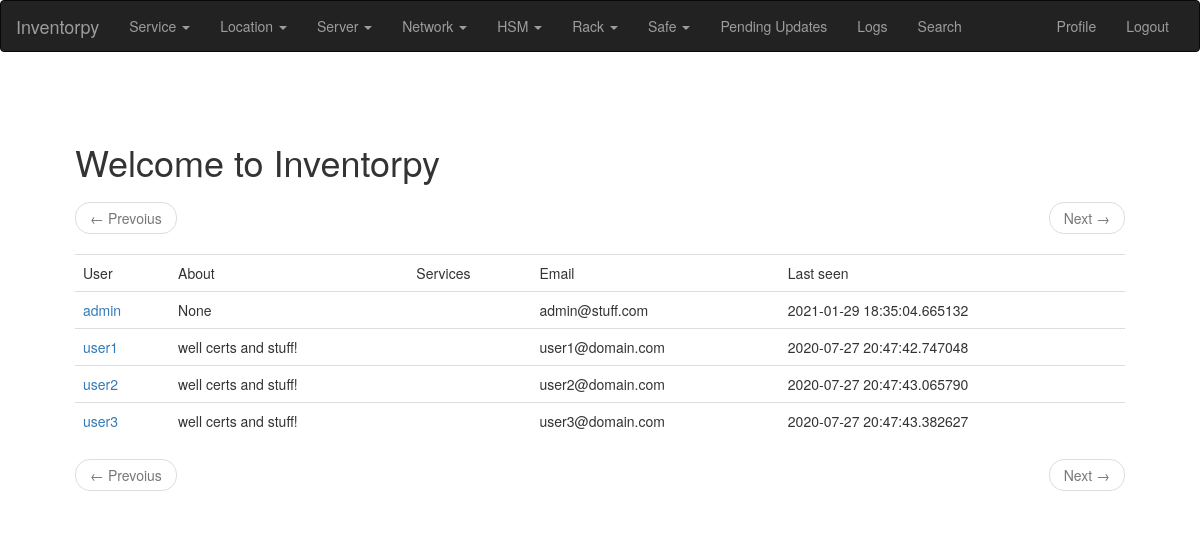
The page /user/list (signed in) on the database as committed earlier.
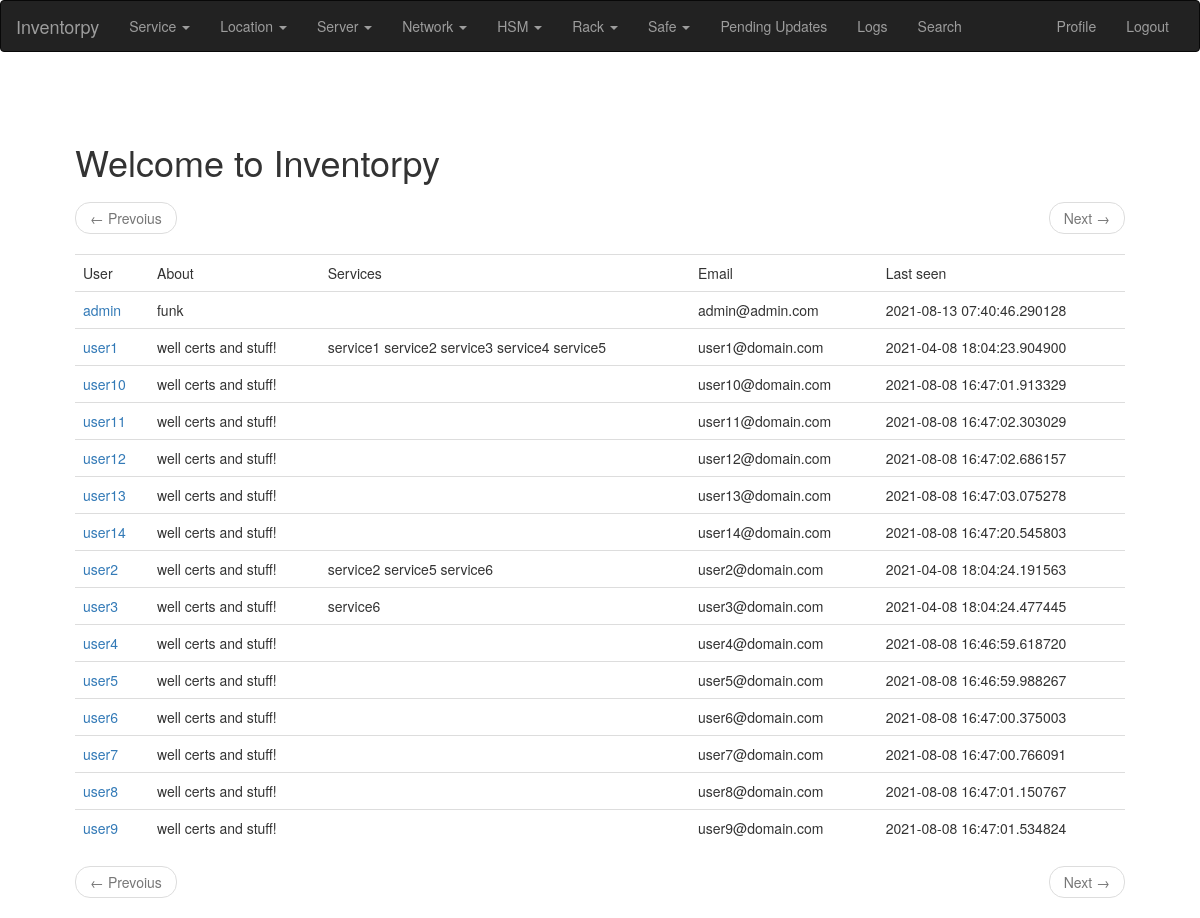
The same page on the database as committed later.
### app/models.py (models this page shows, shortened)
class PaginatedAPIMixin(object):
    @staticmethod
    def to_collection_dict(query, page, per_page, endpoint, **kwargs):
        resources = query.paginate(page, per_page, False)
        print("page: %s per_page: %s endpoint %s" % (page, per_page, endpoint))
        data = {
            'items': [item.to_dict() for item in resources.items],
            '_meta': {
                'page': page,
                'per_page': per_page,
                'total_pages': resources.pages,
                'total_items': resources.total
            },
            '_links': {
                'self': url_for(endpoint, id=id, page=page, per_page=per_page,
                                **kwargs),
                'next': url_for(endpoint, id=id, page=page + 1, per_page=per_page,
                                **kwargs) if resources.has_next else None,
                'prev': url_for(endpoint, id=id, page=page - 1, per_page=per_page,
                                **kwargs) if resources.has_prev else None
            }
        }
        return data

class User(PaginatedAPIMixin, UserMixin, db.Model):
    __tablename__ = "user"
    __searchable__ = ['username', 'email', 'about_me']
    id = db.Column(db.Integer, primary_key=True)
    username = db.Column(db.String(64), index=True, unique=True)
    email = db.Column(db.String(120), index=True, unique=True)
    password_hash = db.Column(db.String(128))
    about_me = db.Column(db.String(140))
    last_seen = db.Column(db.DateTime, default=datetime.utcnow)
    api_key = db.Column(db.String(32), index=True, unique=True)
    token = db.Column(db.String(32), index=True, unique=True)
    token_expiration = db.Column(db.DateTime)
    service = db.relationship('Service')

class Service(PaginatedAPIMixin, db.Model):
    __tablename__ = "service"
    __searchable__ = ['name']
    id = db.Column(db.Integer, primary_key=True)
    name = db.Column(db.String(140), unique=True)
    updated = db.Column(db.DateTime, index=True, default=datetime.utcnow)
    color = db.Column(db.String(140))
    users = db.relationship('User', secondary=service_user)
    manager = db.relationship('User', foreign_keys='Service.manager_id')
    manager_id = db.Column(db.Integer, db.ForeignKey('user.id'))

### app/main/routes.py (the view)
@bp.route('/user/list')
@login_required
def user_list():
    page = request.args.get('page', 1, type=int)
    users = User.query.order_by(User.username).paginate(page, current_app.config['POSTS_PER_PAGE'], False)
    services = Service.query.all()
    next_url = url_for('main.user_list', page=users.next_num) if users.has_next else None
    prev_url = url_for('main.user_list', page=users.prev_num) if users.has_prev else None
    return render_template('users.html', users=users.items, services=services,
                           next_url=next_url, prev_url=prev_url)

### app/main/routes.py (called while the page is built)
@bp.before_app_request
def before_request():
    if current_user.is_authenticated:
        current_user.last_seen = datetime.utcnow()
        db.session.commit()
    g.locale = str(get_locale())

### app/models.py (called while the page is built)
@login.user_loader
def load_user(id):
    print(f'regular user loaded for login userid: {id}')
    return User.query.get(int(id))

### app/templates/users.html (shortened to what this page needs)
{% extends "base.html" %}
{% block app_content %}
  {% if users %}
  <nav aria-label="...">
      <ul class="pager">
          <li class="previous{% if not prev_url %} disabled{% endif %}">
              <a href="{{ prev_url or '#' }}">
                  <span aria-hidden="true">&larr;</span> {{ _('Prevoius') }}
              </a>
          </li>
          <li class="next{% if not next_url %} disabled{% endif %}">
              <a href="{{ next_url or '#' }}">
                  {{ _('Next') }} <span aria-hidden="true">&rarr;</span>
              </a>
          </li>
      </ul>
  </nav>
  {% endif %}
  <table class="table table-hover">
    <tr>
        <td>  {{ _('User') }} </td>
        <td>  {{ _('About') }}  </td>
        <td>  {{ _('Services') }}  </td>
        <td>  {{ _('Email') }} </td>
        <td>  {{ _('Last seen') }} </td>
    </tr>
    {% for u in users %}
      <tr>
          <td>  {{ user_link }}  </td>
          <td>  {{ u.about_me}} </td>
          <td>
            {% for service in services %}
              {% for su in service.users %}
                {% if su.username == u.username %}
                  {{ service.name }}
                {% endif %}
              {% endfor %}
            {% endfor %}
         </td>
         <td>  {{ u.email}} </td>
         <td>  {{ u.last_seen }} </td>
      </tr>
      {% endfor %}
  </table>
    {% if users %}
    <nav aria-label="...">
        <ul class="pager">
            <li class="previous{% if not prev_url %} disabled{% endif %}">
                <a href="{{ prev_url or '#' }}">
                    <span aria-hidden="true">&larr;</span> {{ _('Prevoius') }}
                </a>
            </li>
            <li class="next{% if not next_url %} disabled{% endif %}">
                <a href="{{ next_url or '#' }}">
                    {{ _('Next') }} <span aria-hidden="true">&rarr;</span>
                </a>
            </li>
        </ul>
    </nav>
    {% endif %}
{% endblock %}

Rows that differ between the two databases and show on the page:
changed User "admin": about_me "None" → "funk"; email "admin@stuff.com" → "admin@admin.com"; last_seen "2021-01-29 18:35:04.665132" → "2021-08-13 07:40:46.290128"
changed User "user1": last_seen "2020-07-27 20:47:42.747048" → "2021-04-08 18:04:23.904900"
now on this page (row edited): Service: name "service1"
now on this page (row edited): Service: name "service2"
now on this page (row edited): Service: name "service3"
now on this page (row edited): Service: name "service4"
now on this page (row edited): Service: name "service5"
added User: username "user10", about_me "well certs and stuff!", email "user10@domain.com", last_seen "2021-08-08 16:47:01.913329", shown under "Welcome to Inventorpy"
added User: username "user11", about_me "well certs and stuff!", email "user11@domain.com", last_seen "2021-08-08 16:47:02.303029", shown under "Welcome to Inventorpy"
added User: username "user12", about_me "well certs and stuff!", email "user12@domain.com", last_seen "2021-08-08 16:47:02.686157", shown under "Welcome to Inventorpy"
added User: username "user13", about_me "well certs and stuff!", email "user13@domain.com", last_seen "2021-08-08 16:47:03.075278", shown under "Welcome to Inventorpy"
added User: username "user14", about_me "well certs and stuff!", email "user14@domain.com", last_seen "2021-08-08 16:47:20.545803", shown under "Welcome to Inventorpy"
changed User "user2": last_seen "2020-07-27 20:47:43.065790" → "2021-04-08 18:04:24.191563"
now on this page (row edited): Service: name "service6"
changed User "user3": last_seen "2020-07-27 20:47:43.382627" → "2021-04-08 18:04:24.477445"
added User: username "user4", about_me "well certs and stuff!", email "user4@domain.com", last_seen "2021-08-08 16:46:59.618720", shown under "Welcome to Inventorpy"
added User: username "user5", about_me "well certs and stuff!", email "user5@domain.com", last_seen "2021-08-08 16:46:59.988267", shown under "Welcome to Inventorpy"
added User: username "user6", about_me "well certs and stuff!", email "user6@domain.com", last_seen "2021-08-08 16:47:00.375003", shown under "Welcome to Inventorpy"
added User: username "user7", about_me "well certs and stuff!", email "user7@domain.com", last_seen "2021-08-08 16:47:00.766091", shown under "Welcome to Inventorpy"
added User: username "user8", about_me "well certs and stuff!", email "user8@domain.com", last_seen "2021-08-08 16:47:01.150767", shown under "Welcome to Inventorpy"
added User: username "user9", about_me "well certs and stuff!", email "user9@domain.com", last_seen "2021-08-08 16:47:01.534824", shown under "Welcome to Inventorpy"
